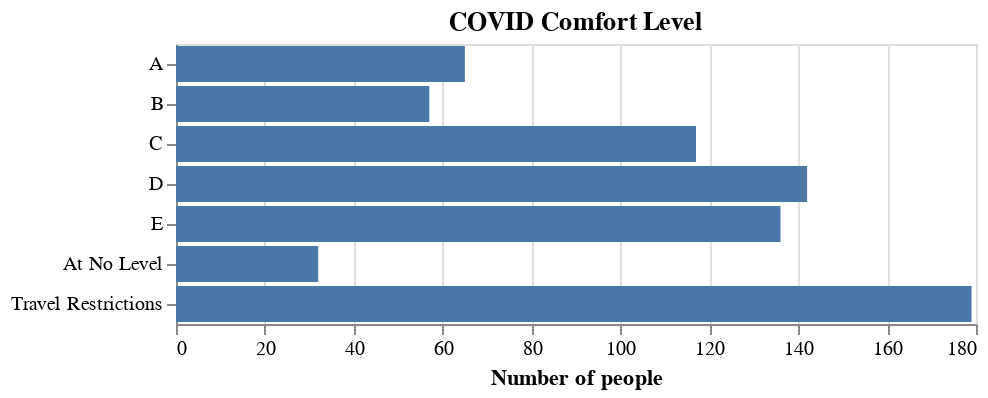

Source (notebook cell):
### Markdown cell above
We asked people to select a point on this figure to describe at what level of infection rate they would be comfortable attending.

![COVID Rates pulled from the NYTimes](covid_rates.png)

### Code cell
(alt.Chart(data=survey, title="COVID Comfort Level")
    .transform_joinaggregate(total='count(*)')
    .transform_calculate(pct='1 / datum.total')
    .mark_bar()
    .encode(
        y=alt.Y(shorthand="covid_comfort:N", sort=['A', 'B', 'C', 'D', 'E', 'At No Level', 'Travel Restrictions'], title=""),
        x=alt.X(shorthand="count()",title="Number of people"),
        tooltip=alt.Tooltip("sum(pct):N", format=".0%"),
    )
)

### Figure 1 — Vega-Lite specification as saved in the notebook (floating-point values rounded to 4 significant figures; data arrays with more than 128 entries replaced by an {"elided": "..."} marker saying what was removed)
{"config": {"view": {"continuousWidth": 400, "continuousHeight": 300}}, "data": {"name": "data-ac9e26ac13768d481eb3977902d96960"}, "mark": "bar", "encoding": {"tooltip": {"aggregate": "sum", "field": "pct", "format": ".0%", "type": "nominal"}, "x": {"aggregate": "count", "title": "Number of people", "type": "quantitative"}, "y": {"field": "covid_comfort", "sort": ["A", "B", "C", "D", "E", "At No Level", "Travel Restrictions"], "title": "", "type": "nominal"}}, "title": "COVID Comfort Level", "transform": [{"joinaggregate": [{"op": "count", "field": "*", "as": "total"}]}, {"calculate": "1 / datum.total", "as": "pct"}], "$schema": "https://vega.github.io/schema/vega-lite/v4.17.0.json", "datasets": {"data-ac9e26ac13768d481eb3977902d96960": {"elided": "728 records"}}}
